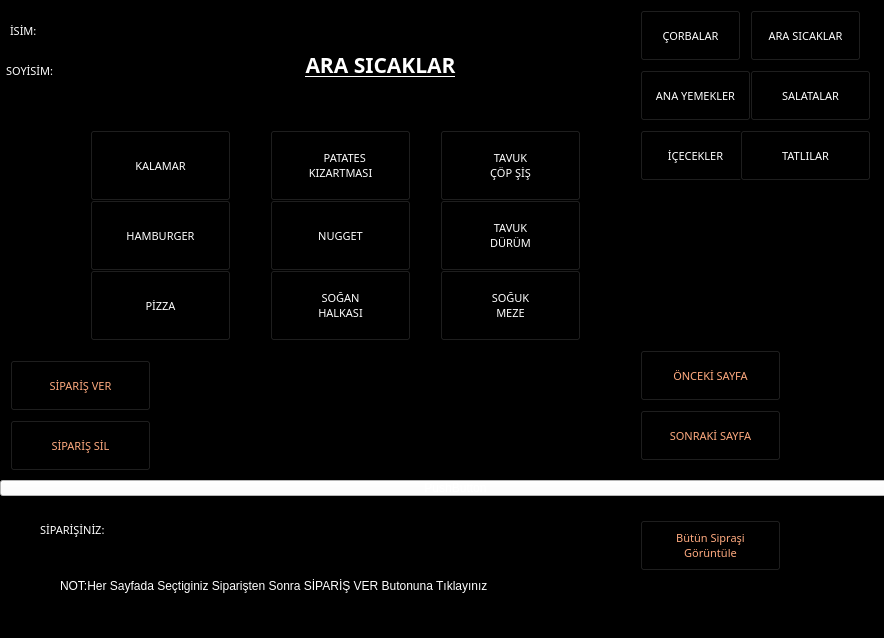
<?xml version="1.0" encoding="UTF-8"?>
<ui version="4.0">
 <class>MainWindow</class>
 <widget class="QMainWindow" name="MainWindow">
  <property name="geometry">
   <rect>
    <x>0</x>
    <y>0</y>
    <width>884</width>
    <height>638</height>
   </rect>
  </property>
  <property name="font">
   <font>
    <family>Segoe Script</family>
    <pointsize>8</pointsize>
    <italic>false</italic>
   </font>
  </property>
  <property name="windowTitle">
   <string>T.A.B.İ_ANA_YEMEKLER</string>
  </property>
  <property name="styleSheet">
   <string notr="true">background-color: qlineargradient(spread:pad, x1:0, y1:0, x2:1, y2:0, stop:0 rgba(0, 0, 0, 255), stop:1 rgba( 225,225, 225, 85));

color: rgb(255, 255, 255);
font: 8pt &quot;Segoe Script&quot;;
background-color: rgb(0, 0, 0);</string>
  </property>
  <widget class="QWidget" name="centralwidget">
   <widget class="QPushButton" name="btn_sis">
    <property name="geometry">
     <rect>
      <x>440</x>
      <y>130</y>
      <width>141</width>
      <height>71</height>
     </rect>
    </property>
    <property name="font">
     <font>
      <family>Segoe Script</family>
      <pointsize>8</pointsize>
      <weight>50</weight>
      <italic>false</italic>
      <bold>false</bold>
     </font>
    </property>
    <property name="styleSheet">
     <string notr="true">background-color: rgb(0, 0, 0);</string>
    </property>
    <property name="text">
     <string>TAVUK
ÇÖP ŞİŞ</string>
    </property>
   </widget>
   <widget class="QPushButton" name="btn_patates">
    <property name="geometry">
     <rect>
      <x>270</x>
      <y>130</y>
      <width>141</width>
      <height>71</height>
     </rect>
    </property>
    <property name="font">
     <font>
      <family>Segoe Script</family>
      <pointsize>8</pointsize>
      <weight>50</weight>
      <italic>false</italic>
      <bold>false</bold>
     </font>
    </property>
    <property name="styleSheet">
     <string notr="true">background-color: rgb(0, 0, 0);</string>
    </property>
    <property name="text">
     <string>   PATATES
KIZARTMASI</string>
    </property>
   </widget>
   <widget class="QPushButton" name="btn_pizza">
    <property name="geometry">
     <rect>
      <x>90</x>
      <y>270</y>
      <width>141</width>
      <height>71</height>
     </rect>
    </property>
    <property name="font">
     <font>
      <family>Segoe Script</family>
      <pointsize>8</pointsize>
      <weight>50</weight>
      <italic>false</italic>
      <bold>false</bold>
     </font>
    </property>
    <property name="styleSheet">
     <string notr="true">background-color: rgb(0, 0, 0);</string>
    </property>
    <property name="text">
     <string>PİZZA</string>
    </property>
   </widget>
   <widget class="QPushButton" name="btn_meze">
    <property name="geometry">
     <rect>
      <x>440</x>
      <y>270</y>
      <width>141</width>
      <height>71</height>
     </rect>
    </property>
    <property name="font">
     <font>
      <family>Segoe Script</family>
      <pointsize>8</pointsize>
      <weight>50</weight>
      <italic>false</italic>
      <bold>false</bold>
     </font>
    </property>
    <property name="styleSheet">
     <string notr="true">background-color: rgb(0, 0, 0);</string>
    </property>
    <property name="text">
     <string>SOĞUK
MEZE</string>
    </property>
   </widget>
   <widget class="QPushButton" name="btn_nugget">
    <property name="geometry">
     <rect>
      <x>270</x>
      <y>200</y>
      <width>141</width>
      <height>71</height>
     </rect>
    </property>
    <property name="font">
     <font>
      <family>Segoe Script</family>
      <pointsize>8</pointsize>
      <weight>50</weight>
      <italic>false</italic>
      <bold>false</bold>
     </font>
    </property>
    <property name="styleSheet">
     <string notr="true">background-color: rgb(0, 0, 0);</string>
    </property>
    <property name="text">
     <string>NUGGET</string>
    </property>
   </widget>
   <widget class="QPushButton" name="btn_hamburger">
    <property name="geometry">
     <rect>
      <x>90</x>
      <y>200</y>
      <width>141</width>
      <height>71</height>
     </rect>
    </property>
    <property name="font">
     <font>
      <family>Segoe Script</family>
      <pointsize>8</pointsize>
      <weight>50</weight>
      <italic>false</italic>
      <bold>false</bold>
     </font>
    </property>
    <property name="styleSheet">
     <string notr="true">background-color: rgb(0, 0, 0);</string>
    </property>
    <property name="text">
     <string>HAMBURGER</string>
    </property>
   </widget>
   <widget class="QLabel" name="label_3">
    <property name="geometry">
     <rect>
      <x>240</x>
      <y>40</y>
      <width>281</width>
      <height>51</height>
     </rect>
    </property>
    <property name="font">
     <font>
      <family>Segoe Script</family>
      <pointsize>8</pointsize>
      <weight>50</weight>
      <italic>false</italic>
      <bold>false</bold>
     </font>
    </property>
    <property name="text">
     <string>&lt;html&gt;&lt;head/&gt;&lt;body&gt;&lt;p align=&quot;center&quot;&gt;&lt;span style=&quot; font-size:16pt; font-weight:600; text-decoration: underline; color:#ffffff;&quot;&gt;ARA SICAKLAR&lt;/span&gt;&lt;/p&gt;&lt;/body&gt;&lt;/html&gt;</string>
    </property>
    <property name="margin">
     <number>0</number>
    </property>
    <property name="openExternalLinks">
     <bool>false</bool>
    </property>
   </widget>
   <widget class="QPushButton" name="btn_kalamar">
    <property name="geometry">
     <rect>
      <x>90</x>
      <y>130</y>
      <width>141</width>
      <height>71</height>
     </rect>
    </property>
    <property name="font">
     <font>
      <family>Segoe Script</family>
      <pointsize>8</pointsize>
      <weight>50</weight>
      <italic>false</italic>
      <bold>false</bold>
     </font>
    </property>
    <property name="styleSheet">
     <string notr="true">background-color: rgb(0, 0, 0);</string>
    </property>
    <property name="text">
     <string>KALAMAR</string>
    </property>
   </widget>
   <widget class="QPushButton" name="btnnext_page2">
    <property name="geometry">
     <rect>
      <x>640</x>
      <y>410</y>
      <width>141</width>
      <height>51</height>
     </rect>
    </property>
    <property name="font">
     <font>
      <family>Segoe Script</family>
      <pointsize>8</pointsize>
      <weight>50</weight>
      <italic>false</italic>
      <bold>false</bold>
     </font>
    </property>
    <property name="styleSheet">
     <string notr="true">color: rgb(255, 170, 127);</string>
    </property>
    <property name="text">
     <string>SONRAKİ SAYFA</string>
    </property>
   </widget>
   <widget class="QPushButton" name="btn_sogan">
    <property name="geometry">
     <rect>
      <x>270</x>
      <y>270</y>
      <width>141</width>
      <height>71</height>
     </rect>
    </property>
    <property name="font">
     <font>
      <family>Segoe Script</family>
      <pointsize>8</pointsize>
      <weight>50</weight>
      <italic>false</italic>
      <bold>false</bold>
     </font>
    </property>
    <property name="styleSheet">
     <string notr="true">background-color: rgb(0, 0, 0);</string>
    </property>
    <property name="text">
     <string>SOĞAN
HALKASI</string>
    </property>
   </widget>
   <widget class="QPushButton" name="btn_onceki1">
    <property name="geometry">
     <rect>
      <x>640</x>
      <y>350</y>
      <width>141</width>
      <height>51</height>
     </rect>
    </property>
    <property name="font">
     <font>
      <family>Segoe Script</family>
      <pointsize>8</pointsize>
      <weight>50</weight>
      <italic>false</italic>
      <bold>false</bold>
     </font>
    </property>
    <property name="styleSheet">
     <string notr="true">color: rgb(255, 170, 127);</string>
    </property>
    <property name="text">
     <string>ÖNCEKİ SAYFA</string>
    </property>
   </widget>
   <widget class="QPushButton" name="btn_durum">
    <property name="geometry">
     <rect>
      <x>440</x>
      <y>200</y>
      <width>141</width>
      <height>71</height>
     </rect>
    </property>
    <property name="font">
     <font>
      <family>Segoe Script</family>
      <pointsize>8</pointsize>
      <weight>50</weight>
      <italic>false</italic>
      <bold>false</bold>
     </font>
    </property>
    <property name="styleSheet">
     <string notr="true">background-color: rgb(0, 0, 0);</string>
    </property>
    <property name="text">
     <string>TAVUK 
DÜRÜM</string>
    </property>
   </widget>
   <widget class="QLabel" name="txtad">
    <property name="geometry">
     <rect>
      <x>80</x>
      <y>10</y>
      <width>171</width>
      <height>31</height>
     </rect>
    </property>
    <property name="toolTip">
     <string>&lt;html&gt;&lt;head/&gt;&lt;body&gt;&lt;p&gt;&lt;span style=&quot; font-size:14pt;&quot;&gt;gfhfdg&lt;/span&gt;&lt;/p&gt;&lt;/body&gt;&lt;/html&gt;</string>
    </property>
    <property name="styleSheet">
     <string notr="true"/>
    </property>
    <property name="text">
     <string/>
    </property>
   </widget>
   <widget class="QLabel" name="label_5">
    <property name="geometry">
     <rect>
      <x>6</x>
      <y>50</y>
      <width>71</width>
      <height>41</height>
     </rect>
    </property>
    <property name="font">
     <font>
      <family>Segoe Script</family>
      <pointsize>8</pointsize>
      <weight>50</weight>
      <italic>false</italic>
      <bold>false</bold>
     </font>
    </property>
    <property name="text">
     <string>SOYİSİM:</string>
    </property>
   </widget>
   <widget class="QLabel" name="txtsoyad">
    <property name="geometry">
     <rect>
      <x>80</x>
      <y>50</y>
      <width>161</width>
      <height>31</height>
     </rect>
    </property>
    <property name="styleSheet">
     <string notr="true"/>
    </property>
    <property name="text">
     <string/>
    </property>
   </widget>
   <widget class="QLabel" name="label_4">
    <property name="geometry">
     <rect>
      <x>10</x>
      <y>10</y>
      <width>60</width>
      <height>41</height>
     </rect>
    </property>
    <property name="font">
     <font>
      <family>Segoe Script</family>
      <pointsize>8</pointsize>
      <weight>50</weight>
      <italic>false</italic>
      <bold>false</bold>
     </font>
    </property>
    <property name="text">
     <string>İSİM:</string>
    </property>
   </widget>
   <widget class="QPushButton" name="btn_cek">
    <property name="geometry">
     <rect>
      <x>640</x>
      <y>520</y>
      <width>141</width>
      <height>51</height>
     </rect>
    </property>
    <property name="font">
     <font>
      <family>Segoe Script</family>
      <pointsize>8</pointsize>
      <weight>50</weight>
      <italic>false</italic>
      <bold>false</bold>
     </font>
    </property>
    <property name="styleSheet">
     <string notr="true">color: rgb(255, 170, 127);</string>
    </property>
    <property name="text">
     <string>Bütün Sipraşi
Görüntüle</string>
    </property>
   </widget>
   <widget class="QPushButton" name="btnsiparis_ver">
    <property name="geometry">
     <rect>
      <x>10</x>
      <y>360</y>
      <width>141</width>
      <height>51</height>
     </rect>
    </property>
    <property name="font">
     <font>
      <family>Segoe Script</family>
      <pointsize>8</pointsize>
      <weight>50</weight>
      <italic>false</italic>
      <bold>false</bold>
     </font>
    </property>
    <property name="styleSheet">
     <string notr="true">color: rgb(255, 170, 127);</string>
    </property>
    <property name="text">
     <string>SİPARİŞ VER</string>
    </property>
   </widget>
   <widget class="QPushButton" name="btnsiparis_sil">
    <property name="geometry">
     <rect>
      <x>10</x>
      <y>420</y>
      <width>141</width>
      <height>51</height>
     </rect>
    </property>
    <property name="font">
     <font>
      <family>Segoe Script</family>
      <pointsize>8</pointsize>
      <weight>50</weight>
      <italic>false</italic>
      <bold>false</bold>
     </font>
    </property>
    <property name="styleSheet">
     <string notr="true">color: rgb(255, 170, 127);</string>
    </property>
    <property name="text">
     <string>SİPARİŞ SİL</string>
    </property>
   </widget>
   <widget class="QLabel" name="label_2">
    <property name="geometry">
     <rect>
      <x>40</x>
      <y>520</y>
      <width>111</width>
      <height>19</height>
     </rect>
    </property>
    <property name="font">
     <font>
      <family>Segoe Script</family>
      <pointsize>8</pointsize>
      <weight>50</weight>
      <italic>false</italic>
      <bold>false</bold>
     </font>
    </property>
    <property name="text">
     <string>SİPARİŞİNİZ:</string>
    </property>
   </widget>
   <widget class="QLabel" name="txtsiparis">
    <property name="geometry">
     <rect>
      <x>180</x>
      <y>510</y>
      <width>421</width>
      <height>41</height>
     </rect>
    </property>
    <property name="text">
     <string/>
    </property>
   </widget>
   <widget class="QLabel" name="label_14">
    <property name="enabled">
     <bool>false</bool>
    </property>
    <property name="geometry">
     <rect>
      <x>60</x>
      <y>570</y>
      <width>701</width>
      <height>31</height>
     </rect>
    </property>
    <property name="text">
     <string>NOT:Her Sayfada Seçtiginiz Siparişten Sonra SİPARİŞ VER Butonuna Tıklayınız</string>
    </property>
   </widget>
   <widget class="QPushButton" name="pushButton">
    <property name="geometry">
     <rect>
      <x>0</x>
      <y>480</y>
      <width>911</width>
      <height>16</height>
     </rect>
    </property>
    <property name="styleSheet">
     <string notr="true">background-color: rgb(255, 255, 255);</string>
    </property>
    <property name="text">
     <string>PushButton</string>
    </property>
   </widget>
   <widget class="QPushButton" name="btn_salatalar">
    <property name="geometry">
     <rect>
      <x>750</x>
      <y>70</y>
      <width>121</width>
      <height>51</height>
     </rect>
    </property>
    <property name="font">
     <font>
      <family>Segoe Script</family>
      <pointsize>8</pointsize>
      <weight>50</weight>
      <italic>false</italic>
      <bold>false</bold>
     </font>
    </property>
    <property name="styleSheet">
     <string notr="true">background-color: rgb(0, 0, 0);</string>
    </property>
    <property name="text">
     <string>SALATALAR</string>
    </property>
   </widget>
   <widget class="QPushButton" name="btn_ara_sicaklar">
    <property name="geometry">
     <rect>
      <x>750</x>
      <y>10</y>
      <width>111</width>
      <height>51</height>
     </rect>
    </property>
    <property name="font">
     <font>
      <family>Segoe Script</family>
      <pointsize>8</pointsize>
      <weight>50</weight>
      <italic>false</italic>
      <bold>false</bold>
     </font>
    </property>
    <property name="styleSheet">
     <string notr="true">background-color: rgb(0, 0, 0);</string>
    </property>
    <property name="text">
     <string>ARA SICAKLAR</string>
    </property>
   </widget>
   <widget class="QPushButton" name="btn_icecekler">
    <property name="geometry">
     <rect>
      <x>640</x>
      <y>130</y>
      <width>111</width>
      <height>51</height>
     </rect>
    </property>
    <property name="font">
     <font>
      <family>Segoe Script</family>
      <pointsize>8</pointsize>
      <weight>50</weight>
      <italic>false</italic>
      <bold>false</bold>
     </font>
    </property>
    <property name="styleSheet">
     <string notr="true">background-color: rgb(0, 0, 0);</string>
    </property>
    <property name="text">
     <string>İÇECEKLER</string>
    </property>
   </widget>
   <widget class="QPushButton" name="btn_ana_yemekler">
    <property name="geometry">
     <rect>
      <x>640</x>
      <y>70</y>
      <width>111</width>
      <height>51</height>
     </rect>
    </property>
    <property name="font">
     <font>
      <family>Segoe Script</family>
      <pointsize>8</pointsize>
      <weight>50</weight>
      <italic>false</italic>
      <bold>false</bold>
     </font>
    </property>
    <property name="styleSheet">
     <string notr="true">background-color: rgb(0, 0, 0);</string>
    </property>
    <property name="text">
     <string>ANA YEMEKLER</string>
    </property>
   </widget>
   <widget class="QPushButton" name="btn_corba">
    <property name="geometry">
     <rect>
      <x>640</x>
      <y>10</y>
      <width>101</width>
      <height>51</height>
     </rect>
    </property>
    <property name="font">
     <font>
      <family>Segoe Script</family>
      <pointsize>8</pointsize>
      <weight>50</weight>
      <italic>false</italic>
      <bold>false</bold>
     </font>
    </property>
    <property name="focusPolicy">
     <enum>Qt::StrongFocus</enum>
    </property>
    <property name="styleSheet">
     <string notr="true">background-color: rgb(0, 0, 0);</string>
    </property>
    <property name="text">
     <string>ÇORBALAR</string>
    </property>
   </widget>
   <widget class="QPushButton" name="btn_tatlilar">
    <property name="geometry">
     <rect>
      <x>740</x>
      <y>130</y>
      <width>131</width>
      <height>51</height>
     </rect>
    </property>
    <property name="font">
     <font>
      <family>Segoe Script</family>
      <pointsize>8</pointsize>
      <weight>50</weight>
      <italic>false</italic>
      <bold>false</bold>
     </font>
    </property>
    <property name="styleSheet">
     <string notr="true">background-color: rgb(0, 0, 0);</string>
    </property>
    <property name="text">
     <string>TATLILAR</string>
    </property>
   </widget>
   <widget class="QLabel" name="lbl_durum">
    <property name="geometry">
     <rect>
      <x>270</x>
      <y>370</y>
      <width>171</width>
      <height>31</height>
     </rect>
    </property>
    <property name="toolTip">
     <string>&lt;html&gt;&lt;head/&gt;&lt;body&gt;&lt;p&gt;&lt;span style=&quot; font-size:14pt;&quot;&gt;xsx&lt;/span&gt;&lt;/p&gt;&lt;/body&gt;&lt;/html&gt;</string>
    </property>
    <property name="styleSheet">
     <string notr="true"/>
    </property>
    <property name="text">
     <string/>
    </property>
   </widget>
  </widget>
  <widget class="QMenuBar" name="menubar">
   <property name="geometry">
    <rect>
     <x>0</x>
     <y>0</y>
     <width>884</width>
     <height>23</height>
    </rect>
   </property>
  </widget>
 </widget>
 <resources/>
 <connections/>
</ui>
